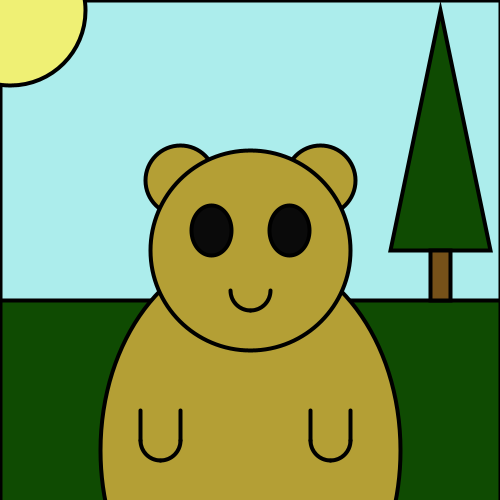
Frame 1 (no input)
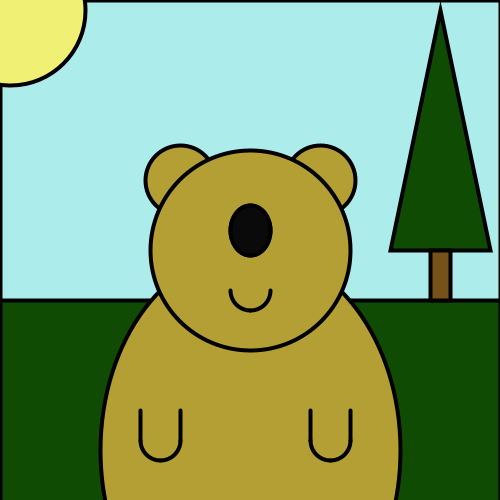
Frame 60 (the mouse pressed at the canvas centre just before this capture)
Frame 120 (the mouse held since frame 60 and released just before this capture): identical to frame 60, image omitted

The Processing sketch that drew these frames (run headless with seeded random() and noise(); from frame 60 on, the mouse is pressed at the canvas centre):

// Processing sketch: processing_94933
// ── processing_94933.pde

int rig = -40;
int lef = +40;

void setup(){
  size (500, 500); //define size of canvas
  background (255);
  strokeWeight (4);
}
 
void draw (){
  rig = rig + 1;
  rig = min(0, rig);
  lef = lef - 1;
  lef = max(0, lef);
  fill (172, 237, 236);
  rect (0, 0, 500, 400);
  fill (15, 75, 2);
  rect (0, 300, 500, 400);
  fill (15, 75, 2);
  triangle (390, 250, 440, 10, 490, 250); //tree
  fill (118, 81, 25);
  rect (430, 250, 20, 50); //wood
  fill (239, 240, 116);
  ellipse (10, 10, 150, 150);
  fill (180, 159, 53);
  ellipse (180, 180, 70, 70);
  ellipse (320, 180, 70, 70);
  ellipse (250, 450, 300, 400);
  ellipse (250, 250, 200, 200);
  fill (10);
  ellipse (250+rig, 230, 40, 50);
  ellipse (250+lef , 230, 40, 50);
  noFill();
  arc(250, 290, 40, 40, PI/2, PI); //Smile
  arc(250, 290, 40, 40, 0, PI/2);
  arc(160, 440, 40, 40, PI/2, PI); //left claw
  arc(160, 440, 40, 40, 0, PI/2); 
  line (140, 440, 140, 410);
  line (180, 440, 180, 410);
  arc(330, 440, 40, 40, PI/2, PI); //right claw
  arc(330, 440, 40, 40, 0, PI/2);
  line (310, 440, 310, 410);
  line (350, 440, 350, 410);
}
